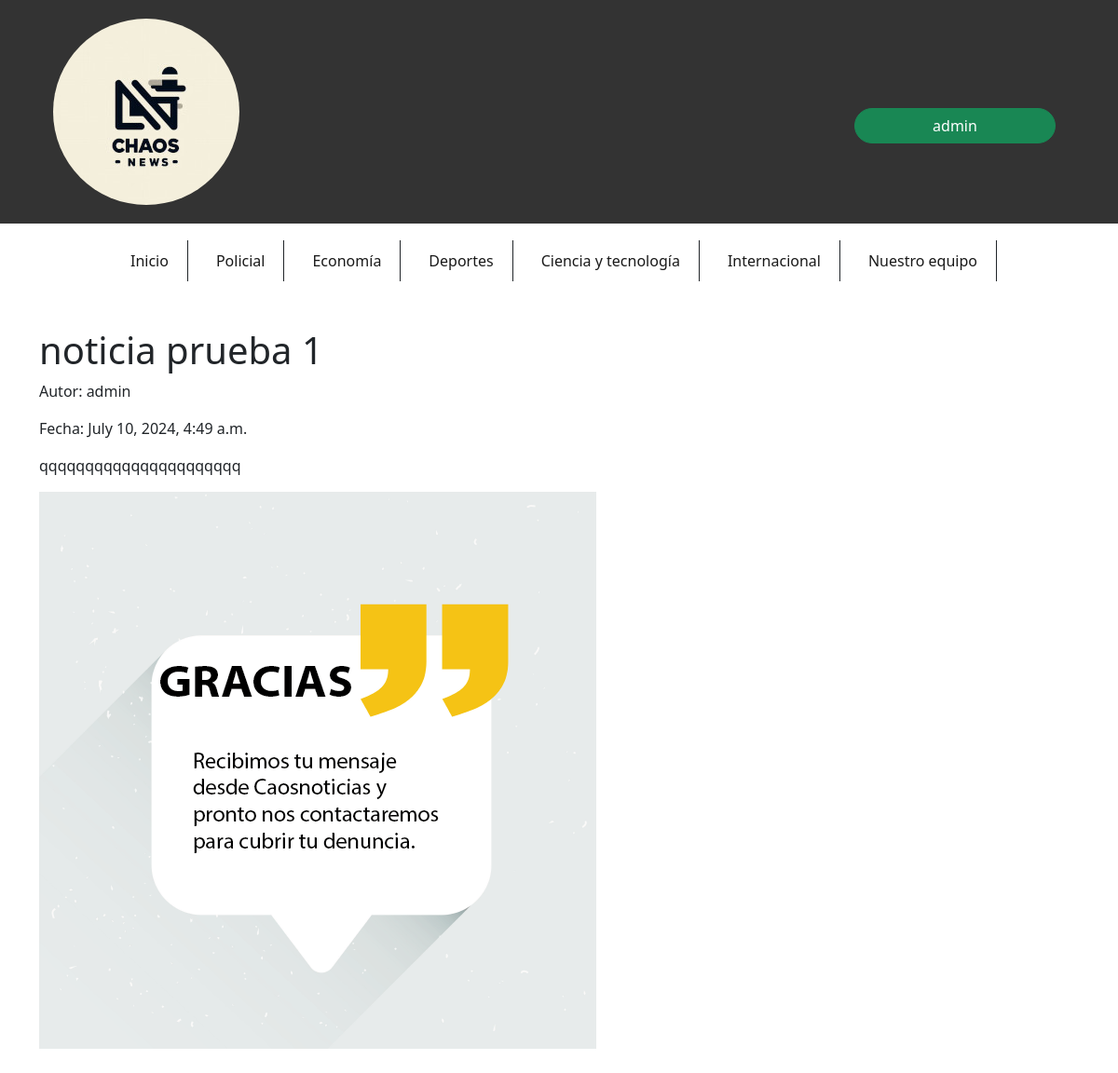
The app's page /subir_noticias/ver/8/ (signed in) with its own data.
### subir_noticias/models.py (models this page shows)
class Noticia(models.Model):
    CATEGORIAS = [
        ('----', '---'),
        ('policial', 'Policial'),
        ('economia', 'Economía'),
        ('deportes', 'Deportes'),
        ('ciencia_tecnologia', 'Ciencia y Tecnología'),
        ('internacional', 'Internacional'),
    ]
    titulo = models.CharField(max_length=200)
    contenido = models.TextField()
    ubicacion = models.CharField(max_length=100)
    categoria = models.CharField(max_length=50)
    autor = models.ForeignKey(User, on_delete=models.CASCADE)
    fecha_publicacion = models.DateTimeField(auto_now_add=True)
    aprobada = models.BooleanField(default=False)
    rechazada = models.BooleanField(default=False)
    motivo_rechazo = models.TextField(blank=True, null=True)

class Imagen(models.Model):
    noticia = models.ForeignKey(Noticia, related_name='imagenes', on_delete=models.CASCADE)
    imagen = models.ImageField(upload_to='imagenes/')

### subir_noticias/views.py (the view)
# urls.py: path('ver/<int:noticia_id>/', views.ver_noticia, name='ver_noticia'),
@user_passes_test(lambda u: u.is_staff)
def ver_noticia(request, noticia_id):
    noticia = get_object_or_404(Noticia, id=noticia_id)
    imagenes = Imagen.objects.filter(noticia=noticia)
    return render(request, 'subir_noticias/ver_noticia.html', {'noticia': noticia, 'imagenes': imagenes})

### subir_noticias/templates/subir_noticias/ver_noticia.html (shortened to what this page needs)
{% load static %}
<!DOCTYPE html>
<html lang="en">
<head>
    <link rel="stylesheet" href="{% static 'css/estiloCenter.css' %}">
    <link rel="stylesheet" href="{% static 'css/estiloindex.css' %}">
    <link href="https://cdn.jsdelivr.net/npm/bootstrap@5.0.2/dist/css/bootstrap.min.css" rel="stylesheet">
</head>
<body>
    <header class="container-fluid">
        <article class="row align-items-center">
            <section id="logo" class="col-9 col-sm text-center text-lg-start">
                <a href="{% url 'index' %}">
                    <img src="{% static 'img/Logo.jpg' %}" alt="Logo" id="imgLogo" class="img-fluid">
                </a>
            </section>
            <section id="log_in" class="col-3 col-sm mt-auto">
                <div id="divUsuario">
                    <button type="button" id="boton" class="btn btn-success rounded-pill">
                        {{ user }}
                    </button>
                </div>
            </section>
        </article>
    </header>
    <nav class="navbar navbar-expand-lg navbar-light" style="background-color: #ffffff;">
        <div class="container-md">
            <div class="collapse navbar-collapse" id="navbarCollapse">
                <ul id="nav" class="navbar-nav mb-2 mn-lg-0 mx-auto">
                    <li class="border-end border-dark nav-item navbar-text">
                        <a href="{% url 'index' %}" class="text-decoration-none">Inicio</a>
                    </li>
                    <li class="border-end border-dark nav-item navbar-text"><a href="#" class="text-decoration-none">Policial</a></li>
                    <li class="border-end border-dark nav-item navbar-text"><a href="#" class="text-decoration-none">Economía</a></li>
                    <li class="border-end border-dark nav-item navbar-text"><a href="#" class="text-decoration-none">Deportes</a></li>
                    <li class="border-end border-dark nav-item navbar-text"><a href="{% url 'noticias_ciencia_tecnologia' %}" class="text-decoration-none">Ciencia y tecnología</a></li>
                    <li class="border-end border-dark nav-item navbar-text"><a href="{% url 'noticias_internacionales' %}" class="text-decoration-none">Internacional</a></li>
                    <li class="border-end border-dark nav-item navbar-text"><a href="{% url 'periodistas' %}" class="text-decoration-none">Nuestro equipo</a></li>
                </ul>
            </div>
        </div>
    </nav>
    <main class="container mt-4">
        <h1>{{ noticia.titulo }}</h1>
        <p>Autor: {{ noticia.autor.username }}</p>
        <p>Fecha: {{ noticia.fecha_publicacion }}</p>
        <p>{{ noticia.contenido }}</p>
        <div class="imagenes">
            {% for imagen in imagenes %}
                <img src="{{ imagen.imagen.url }}" alt="Imagen de la noticia" class="img-fluid">
            {% endfor %}
        </div>
    </main>
</body>
</html>

### records on screen
Noticia: titulo "noticia prueba 1", autor.username "admin", fecha_publicacion "July 10, 2024, 4:49 a.m.", contenido "qqqqqqqqqqqqqqqqqqqqqq"
Imagen: imagen (picture)

### other values on screen
{{ user }} "admin"
